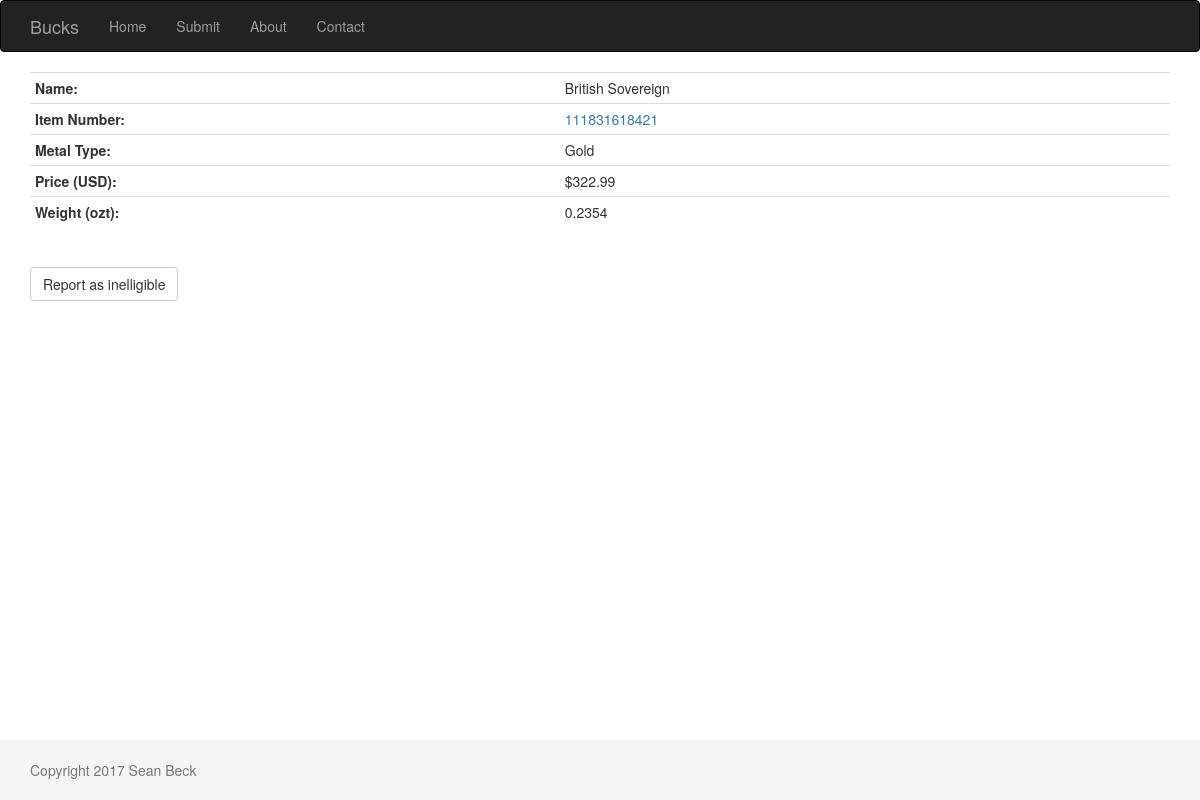
Page /item/1 on the committed database.
### deals/models.py (models this page shows, shortened)
class Item(db.Model):
    id = db.Column(db.Integer, primary_key=True)
    ebay_id = db.Column(db.Integer, unique=True)
    name = db.Column(db.String)
    price = db.Column(db.Float)
    weight = db.Column(db.Float)
    metal = db.Column(db.String)
    picture = db.Column(db.LargeBinary)
    reported = db.Column(db.Boolean, default=False)

### deals/views.py (the view, shortened to what this page needs)
@deals_blueprint.route('/item/<int:item_id>', methods=['GET', 'POST'])
def item(item_id):
    i = Item.query.get(item_id)
    if i is None:
        abort(404)
    spot = Spot.query.filter_by(name=i.metal).first()
    return render_template('item.html', item=i, spot=spot)

### deals/templates/item.html
{% extends "base.html" %}
{% set active_page="items" %}
{% block page_content %}
<table class="table table-hover table-condensed table-responsive">
    <tr><td><b>Name: </b></td><td>{{ item.name }}</td></tr>
    <tr><td><b>Item Number: </b></td><td><a href="https://www.ebay.com/itm/{{ item.ebay_id }}">{{ item.ebay_id }}</a></td></tr>
    <tr><td><b>Metal Type: </b></td><td>{{ item.metal|capitalize }}</td></tr>
    <tr><td><b>Price (USD): </b></td><td>${{ item.price }}</td></tr>
    <tr><td><b>Weight (ozt): </b></td><td>{{ item.weight }}</td></tr>
</table>
<br>
<form action="" method="POST" class="form" role="form">
    <input type="submit" class="btn btn-default" name="submit" value="Report as inelligible" id="submit"></input>
</form>
{% endblock %}

### deals/static/css/style.css (style rules this page uses)
html { position: relative; min-height: 100%; }
body { margin-bottom: 60px; }

### rows in the picture
Item: name "British Sovereign", ebay_id "111831618421", metal "Gold", price "322.99", weight "0.2354"

### other values in the picture
{{ caption|e }} "Home" "Submit" "About" "Contact"
